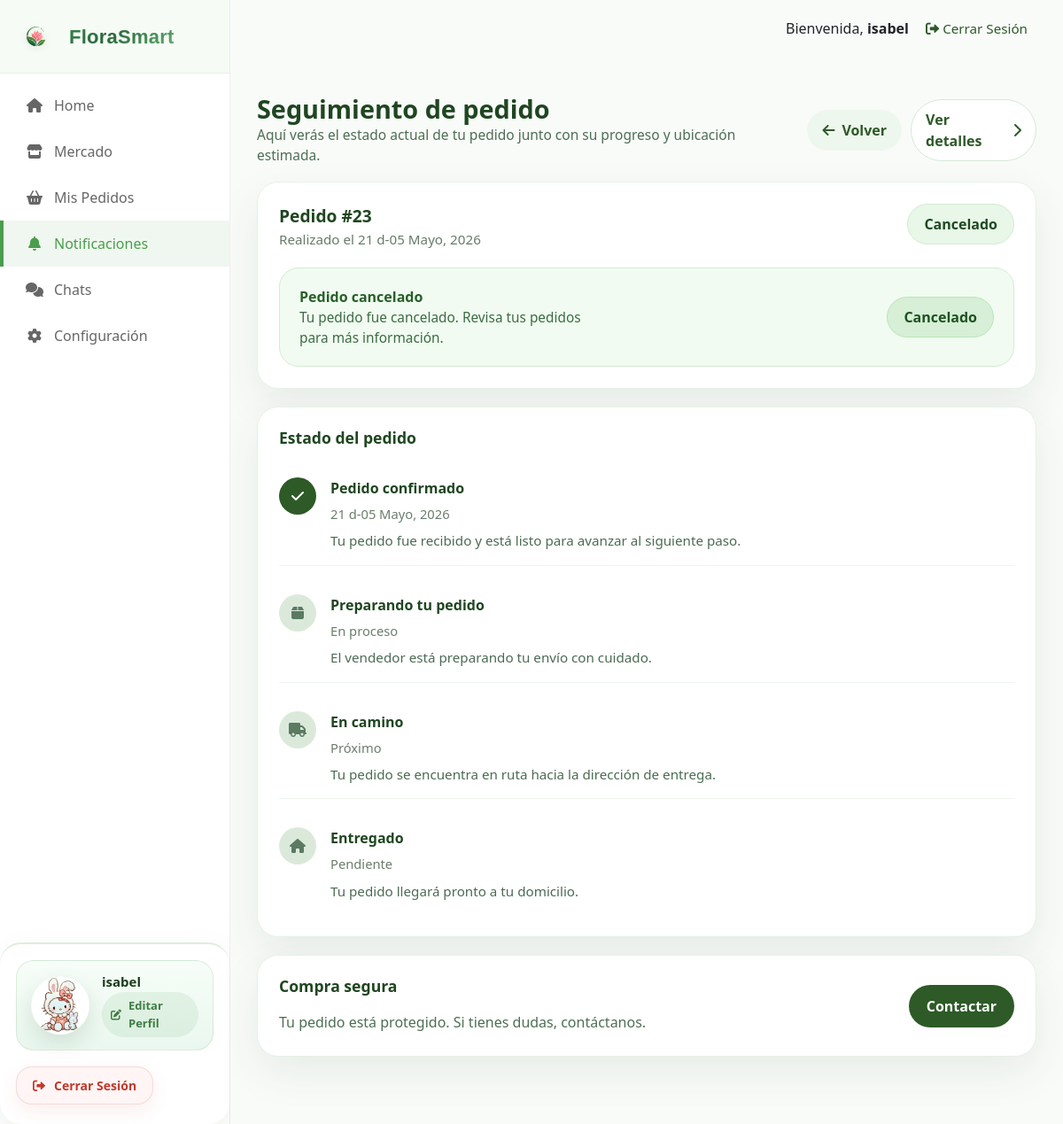
Page /notificaciones/ (signed in) on the earlier database version.
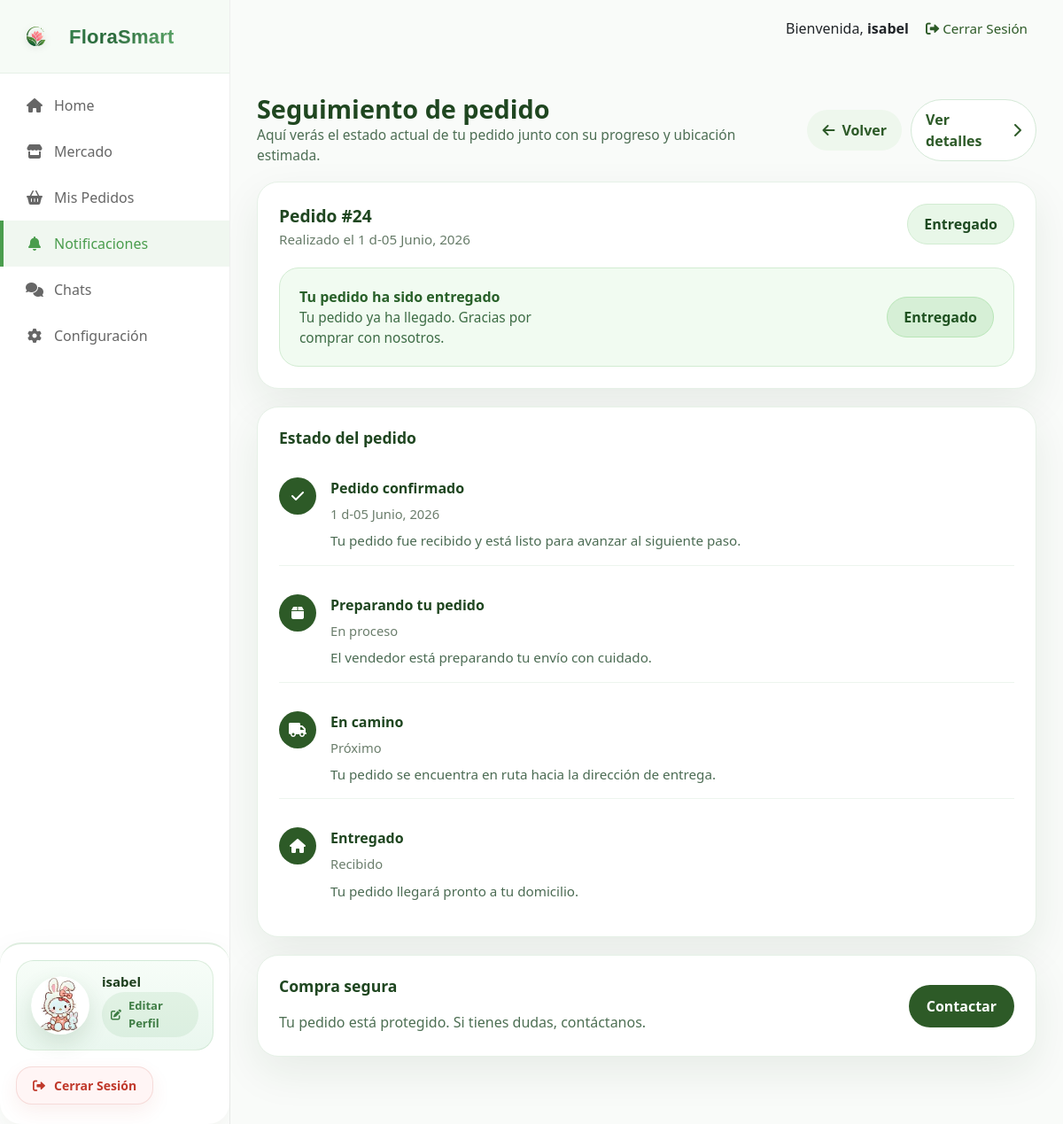
Same page on the later database version.
### usuarios/models.py (models this page shows, shortened)
class Pedido(models.Model):
    ESTADOS = (
        ('pendiente', 'Pendiente'),
        ('en_camino', 'En Camino'),
        ('entregado', 'Entregado'),
        ('cancelado', 'Cancelado'),
    )
    cliente = models.ForeignKey(Usuario, on_delete=models.CASCADE, related_name='mis_pedidos_realizados')
    producto = models.ForeignKey(Producto, on_delete=models.CASCADE, related_name='pedidos_del_producto')
    cantidad = models.PositiveIntegerField(default=1)
    fecha_pedido = models.DateTimeField(auto_now_add=True)
    estado = models.CharField(max_length=20, choices=ESTADOS, default='pendiente')
    notas = models.TextField(blank=True, null=True)
    pedido_grupo = models.UUIDField(null=True, blank=True, editable=False)
    PAGO_ESTADOS = (
        ('pendiente', 'Pendiente'),
        ('pagado', 'Pagado'),
        ('rechazado', 'Rechazado'),
        ('cancelado', 'Cancelado'),
    )
    estado_pago = models.CharField(max_length=20, choices=PAGO_ESTADOS, default='pendiente')
    wompi_transaction_id = models.CharField(max_length=200, blank=True, null=True)
    wompi_reference = models.CharField(max_length=200, blank=True, null=True)

### usuarios/views.py (the view)
# urls.py: path('notificaciones/', views.notificaciones_view, name='notificaciones'),
@login_required
def notificaciones_view(request):
    if request.user.rol != 'comprador_b2c':
        return redirect('home')
    ultimo_pedido = Pedido.objects.filter(cliente=request.user).order_by('-fecha_pedido').first()
    contexto = {
        'ultimo_pedido': ultimo_pedido,
    }
    return render(request, 'notificaciones.html', contexto)

### templates/notificaciones.html (shortened to what the changed rows need)
{% extends 'base.html' %}
{% load static %}
{% block content %}
<div class="notifications-shell">
    <div class="notifications-top">
        <div>
            <h1>Seguimiento de pedido</h1>
        </div>
    </div>
    <div class="order-card">
        <div class="order-card-header">
            <div>
                {% if ultimo_pedido %}
                    <div class="order-title">Pedido #{{ ultimo_pedido.id }}</div>
                    <div class="order-date">Realizado el {{ ultimo_pedido.fecha_pedido|date:"j \de F, Y" }}</div>
                {% else %}
                    <div class="order-title">Sin pedidos recientes</div>
                    <div class="order-date">Realiza una compra para seguir su estado</div>
                {% endif %}
            </div>
            {% if ultimo_pedido %}
                <span class="order-status-chip">{{ ultimo_pedido.get_estado_display }}</span>
            {% endif %}
        </div>
        {% if ultimo_pedido %}
            <div class="status-banner">
                <div>
                    <strong>
                        {% if ultimo_pedido.estado == 'pendiente' %}
                            Tu pedido está pendiente
                        {% elif ultimo_pedido.estado == 'en_camino' %}
                            Tu pedido va en camino
                        {% elif ultimo_pedido.estado == 'entregado' %}
                            Tu pedido ha sido entregado
                        {% elif ultimo_pedido.estado == 'cancelado' %}
                            Pedido cancelado
                        {% else %}
                            Estado del pedido actualizado
                        {% endif %}
                    </strong>
                    <div class="banner-text">
                        {% if ultimo_pedido.estado == 'pendiente' %}
                            Estamos confirmando tu pedido. Pronto te notificaremos el siguiente paso.
                        {% elif ultimo_pedido.estado == 'en_camino' %}
                            Llegada estimada: Hoy, entre 2:00 PM - 4:00 PM.
                        {% elif ultimo_pedido.estado == 'entregado' %}
                            Tu pedido ya ha llegado. Gracias por comprar con nosotros.
                        {% elif ultimo_pedido.estado == 'cancelado' %}
                            Tu pedido fue cancelado. Revisa tus pedidos para más información.
                        {% else %}
                            Revisa tus pedidos para ver más detalles sobre su avance.
                        {% endif %}
                    </div>
                </div>
                <span class="banner-badge">{{ ultimo_pedido.get_estado_display }}</span>
            </div>
        {% endif %}
    </div>
    <div class="timeline-card">
        <h2>Estado del pedido</h2>
        <div class="timeline-list">
            <div class="timeline-item {% if ultimo_pedido %}active{% else %}pending{% endif %}">
                <div class="timeline-text">
                    <div class="timeline-step-title">Pedido confirmado</div>
                    <div class="timeline-step-time">{% if ultimo_pedido %}{{ ultimo_pedido.fecha_pedido|date:"j \de F, Y" }}{% else %}Pendiente{% endif %}</div>
                    <div class="timeline-step-note">Tu pedido fue recibido y está listo para avanzar al siguiente paso.</div>
                </div>
            </div>
            <div class="timeline-item {% if ultimo_pedido and ultimo_pedido.estado == 'en_camino' or ultimo_pedido and ultimo_pedido.estado == 'entregado' %}active{% else %}pending{% endif %}">
                <div class="timeline-icon"><i class="fas fa-box"></i></div>
            </div>
            <div class="timeline-item {% if ultimo_pedido and ultimo_pedido.estado == 'en_camino' or ultimo_pedido and ultimo_pedido.estado == 'entregado' %}active{% else %}pending{% endif %}">
                <div class="timeline-icon"><i class="fas fa-truck"></i></div>
            </div>
            <div class="timeline-item {% if ultimo_pedido and ultimo_pedido.estado == 'entregado' %}active{% else %}pending{% endif %}">
                <div class="timeline-icon"><i class="fas fa-home"></i></div>
                <div class="timeline-text">
                    <div class="timeline-step-title">Entregado</div>
                    <div class="timeline-step-time">{% if ultimo_pedido and ultimo_pedido.estado == 'entregado' %}Recibido{% else %}Pendiente{% endif %}</div>
                    <div class="timeline-step-note">Tu pedido llegará pronto a tu domicilio.</div>
                </div>
            </div>
        </div>
    </div>
    <div class="secure-card">
        <div>
            <h2>Compra segura</h2>
        </div>
    </div>
</div>
{% endblock %}

Differences in the rows shown:
removed Pedido: id "23", fecha_pedido "21 d-05 Mayo, 2026", estado "Cancelado"
added Pedido: id "24", fecha_pedido "1 d-05 Junio, 2026", estado "Entregado"
Other differences:
text no longer shown: "Pedido cancelado Tu pedido fue cancelado. Revisa tus pedidos para más información. Pendiente"
text now shown: "Tu pedido ha sido entregado Tu pedido ya ha llegado. Gracias por comprar con nosotros. Recibido"
